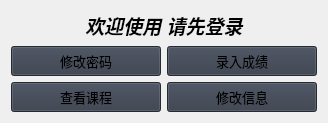
                     <widget class="QWidget" name="teacher_table">
                      <layout class="QGridLayout" name="gridLayout_8">
                       <item row="0" column="0" colspan="2">
                        <widget class="QLabel" name="welcome_2">
                         <property name="text">
                          <string>&lt;html&gt;&lt;head/&gt;&lt;body&gt;&lt;p align=&quot;center&quot;&gt;&lt;span style=&quot; font-size:14pt; font-weight:700; font-style:italic;&quot;&gt;欢迎使用 请先登录&lt;/span&gt;&lt;/p&gt;&lt;/body&gt;&lt;/html&gt;</string>
                         </property>
                        </widget>
                       </item>
                       <item row="1" column="0">
                        <widget class="QPushButton" name="btn_pwd_change_2">
                         <property name="minimumSize">
                          <size>
                           <width>150</width>
                           <height>30</height>
                          </size>
                         </property>
                         <property name="font">
                          <font>
                           <family>Segoe UI</family>
                           <pointsize>10</pointsize>
                           <italic>false</italic>
                           <bold>false</bold>
                          </font>
                         </property>
                         <property name="cursor">
                          <cursorShape>PointingHandCursor</cursorShape>
                         </property>
                         <property name="styleSheet">
                          <string notr="true">background-color: rgb(52, 59, 72);</string>
                         </property>
                         <property name="text">
                          <string>修改密码</string>
                         </property>
                         <property name="icon">
                          <iconset resource="resources.qrc">
                           <normaloff>:/icons/images/icons/cil-pencil.png</normaloff>:/icons/images/icons/cil-pencil.png</iconset>
                         </property>
                        </widget>
                       </item>
                       <item row="1" column="1">
                        <widget class="QPushButton" name="btn_grade_change">
                         <property name="minimumSize">
                          <size>
                           <width>150</width>
                           <height>30</height>
                          </size>
                         </property>
                         <property name="font">
                          <font>
                           <family>Segoe UI</family>
                           <pointsize>10</pointsize>
                           <italic>false</italic>
                           <bold>false</bold>
                          </font>
                         </property>
                         <property name="cursor">
                          <cursorShape>PointingHandCursor</cursorShape>
                         </property>
                         <property name="styleSheet">
                          <string notr="true">background-color: rgb(52, 59, 72);</string>
                         </property>
                         <property name="text">
                          <string>录入成绩</string>
                         </property>
                         <property name="icon">
                          <iconset resource="resources.qrc">
                           <normaloff>:/icons/images/icons/cil-hand-point-up.png</normaloff>:/icons/images/icons/cil-hand-point-up.png</iconset>
                         </property>
                        </widget>
                       </item>
                       <item row="3" column="0">
                        <widget class="QPushButton" name="btn_course_check_2">
                         <property name="minimumSize">
                          <size>
                           <width>150</width>
                           <height>30</height>
                          </size>
                         </property>
                         <property name="font">
                          <font>
                           <family>Segoe UI</family>
                           <pointsize>10</pointsize>
                           <italic>false</italic>
                           <bold>false</bold>
                          </font>
                         </property>
                         <property name="cursor">
                          <cursorShape>PointingHandCursor</cursorShape>
                         </property>
                         <property name="styleSheet">
                          <string notr="true">background-color: rgb(52, 59, 72);</string>
                         </property>
                         <property name="text">
                          <string>查看课程</string>
                         </property>
                         <property name="icon">
                          <iconset resource="resources.qrc">
                           <normaloff>:/icons/images/icons/cil-view-quilt.png</normaloff>:/icons/images/icons/cil-view-quilt.png</iconset>
                         </property>
                        </widget>
                       </item>
                       <item row="3" column="1">
                        <widget class="QPushButton" name="btn_info_change_2">
                         <property name="minimumSize">
                          <size>
                           <width>150</width>
                           <height>30</height>
                          </size>
                         </property>
                         <property name="font">
                          <font>
                           <family>Segoe UI</family>
                           <pointsize>10</pointsize>
                           <italic>false</italic>
                           <bold>false</bold>
                          </font>
                         </property>
                         <property name="cursor">
                          <cursorShape>PointingHandCursor</cursorShape>
                         </property>
                         <property name="styleSheet">
                          <string notr="true">background-color: rgb(52, 59, 72);</string>
                         </property>
                         <property name="text">
                          <string>修改信息</string>
                         </property>
                         <property name="icon">
                          <iconset resource="resources.qrc">
                           <normaloff>:/icons/images/icons/cil-cut.png</normaloff>:/icons/images/icons/cil-cut.png</iconset>
                         </property>
                        </widget>
                       </item>
                      </layout>
                     </widget>
